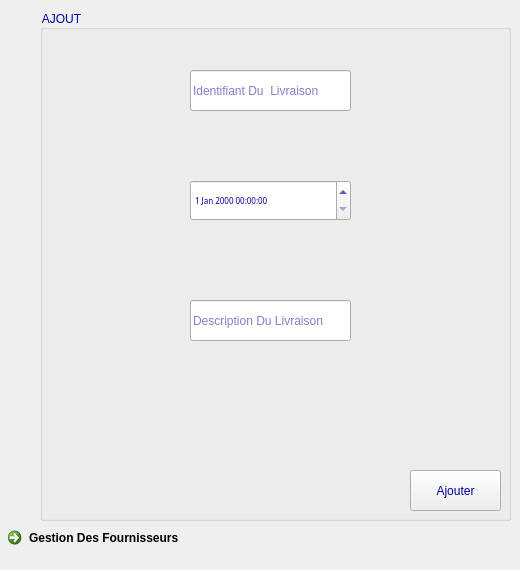
       <widget class="QWidget" name="tab_ajouter">
        <attribute name="icon">
         <iconset>
          <normaloff>../../add.png</normaloff>../../add.png</iconset>
        </attribute>
        <attribute name="title">
         <string>AJOUTER</string>
        </attribute>
        <widget class="QGroupBox" name="ajout">
         <property name="geometry">
          <rect>
           <x>40</x>
           <y>10</y>
           <width>471</width>
           <height>511</height>
          </rect>
         </property>
         <property name="styleSheet">
          <string notr="true">color: rgb(0, 0, 150);
font: 87 6pt &quot;Arial Black&quot;;
</string>
         </property>
         <property name="title">
          <string>AJOUT</string>
         </property>
         <widget class="QLineEdit" name="line_idLiv">
          <property name="geometry">
           <rect>
            <x>150</x>
            <y>60</y>
            <width>161</width>
            <height>41</height>
           </rect>
          </property>
          <property name="styleSheet">
           <string notr="true">/*QLineEdit
{
border:2px solid rgb(194, 59, 36);
border-radius:20px;
color:#FFF;
padding-left :20px;
padding-right :20px;
background-color:rgb(0, 0, 150)  ;

}
QLineEdit:hover
{
border: 2px solid rgb(0,0,0);
background-color:rgb(200, 200, 200) ;
}
QLineEdit:focus
{
border:2px solid rgb(0,0,0);
background-color: rgb(121, 121, 121);
}</string>
          </property>
          <property name="text">
           <string/>
          </property>
          <property name="placeholderText">
           <string>Identifiant Du  Livraison </string>
          </property>
         </widget>
         <widget class="QLineEdit" name="line_descLiv">
          <property name="geometry">
           <rect>
            <x>150</x>
            <y>290</y>
            <width>161</width>
            <height>41</height>
           </rect>
          </property>
          <property name="styleSheet">
           <string notr="true">/*QLineEdit
{
border:2px solid rgb(194, 59, 36);
border-radius:20px;
color:#FFF;
padding-left :20px;
padding-right :20px;
background-color:rgb(0, 0, 150) ;

}
QLineEdit:hover
{
border: 2px solid rgb(0,0,0);
background-color:rgb(200,200, 200) ;

}
QLineEdit:focus
{
border:2px solid rgb(0, 0,0);
	background-color: rgb(121,121,121);
}</string>
          </property>
          <property name="text">
           <string/>
          </property>
          <property name="placeholderText">
           <string>Description Du Livraison</string>
          </property>
         </widget>
         <widget class="QPushButton" name="ajouterLiv">
          <property name="geometry">
           <rect>
            <x>370</x>
            <y>460</y>
            <width>91</width>
            <height>41</height>
           </rect>
          </property>
          <property name="styleSheet">
           <string notr="true">/*QPushButton
{border-width:3px;
border-radius:20px;
border-color:yellow;
border-style:outset;
color:rgb(194, 59, 36);
	font: 9pt &quot;Arial Black&quot;;
}</string>
          </property>
          <property name="text">
           <string>Ajouter</string>
          </property>
         </widget>
         <widget class="QDateTimeEdit" name="dateTimeEdit">
          <property name="geometry">
           <rect>
            <x>150</x>
            <y>170</y>
            <width>161</width>
            <height>41</height>
           </rect>
          </property>
          <property name="font">
           <font>
            <family>Arial Black</family>
            <pointsize>6</pointsize>
            <weight>10</weight>
            <italic>false</italic>
            <bold>false</bold>
            <stylestrategy>PreferDefault</stylestrategy>
           </font>
          </property>
          <property name="styleSheet">
           <string notr="true">/*QDateTimeEdit
{
	background-color: rgb(0, 0, 142);
	color: rgb(255, 255, 255);
border-radius:20px;
padding-left:25;
padding-right:20;
border:2px solid rgb(194, 59, 36);
}
QDateTimeEdit:hover
{
border: 2px solid rgb(0,0,0);
background-color:rgb(200, 200, 200) ;
}
QDateTimeEditt:focus
{
border:2px solid rgb(0,0,0);
background-color: rgb(121, 121, 121);
}</string>
          </property>
          <property name="currentSection">
           <enum>QDateTimeEdit::MonthSection</enum>
          </property>
         </widget>
        </widget>
        <widget class="QCommandLinkButton" name="goToFour">
         <property name="geometry">
          <rect>
           <x>0</x>
           <y>520</y>
           <width>201</width>
           <height>41</height>
          </rect>
         </property>
         <property name="styleSheet">
          <string notr="true">/*color: rgb(0, 120, 215);</string>
         </property>
         <property name="text">
          <string>Gestion Des Fournisseurs</string>
         </property>
        </widget>
       </widget>
